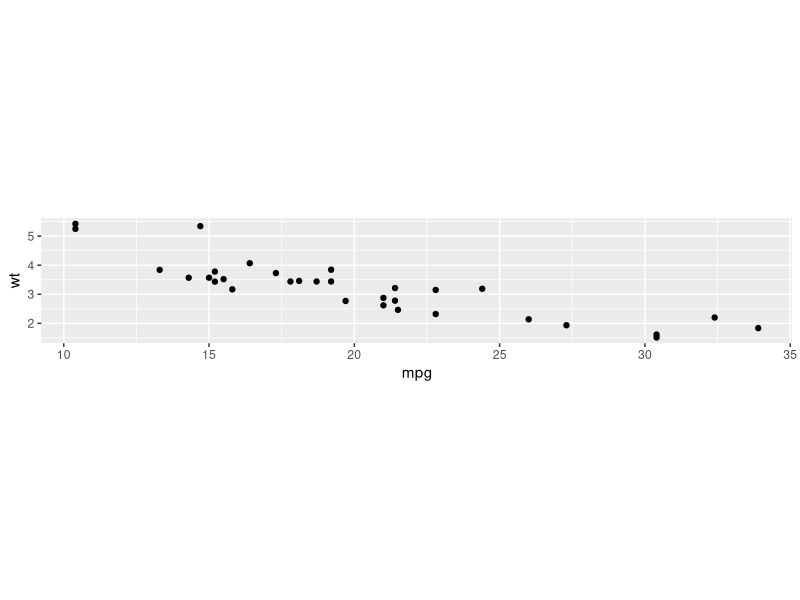
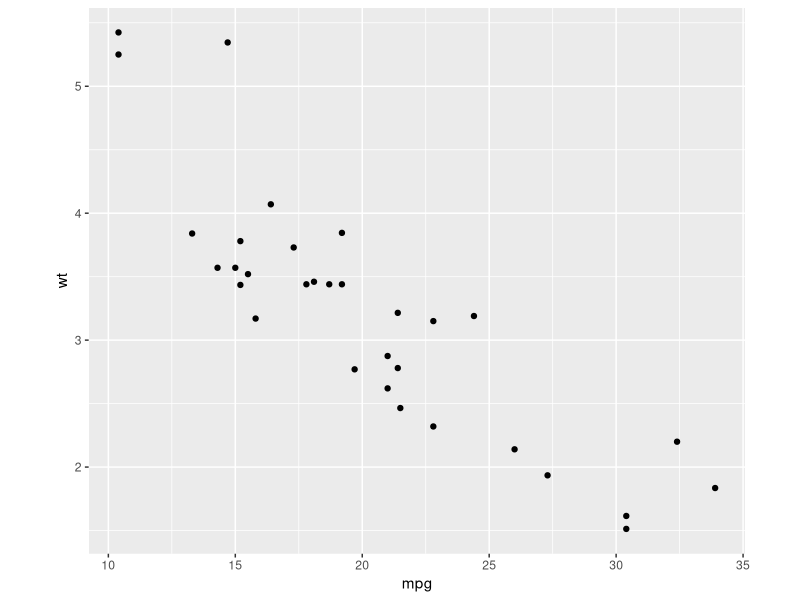
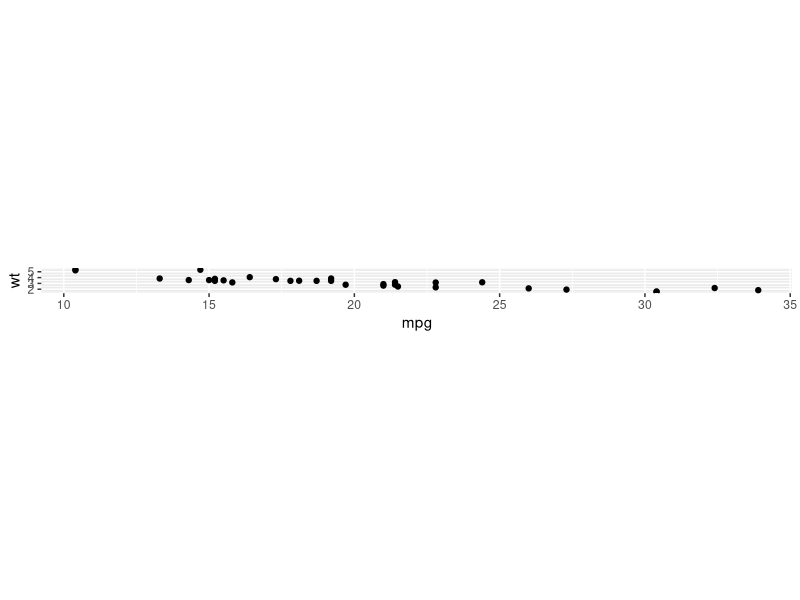
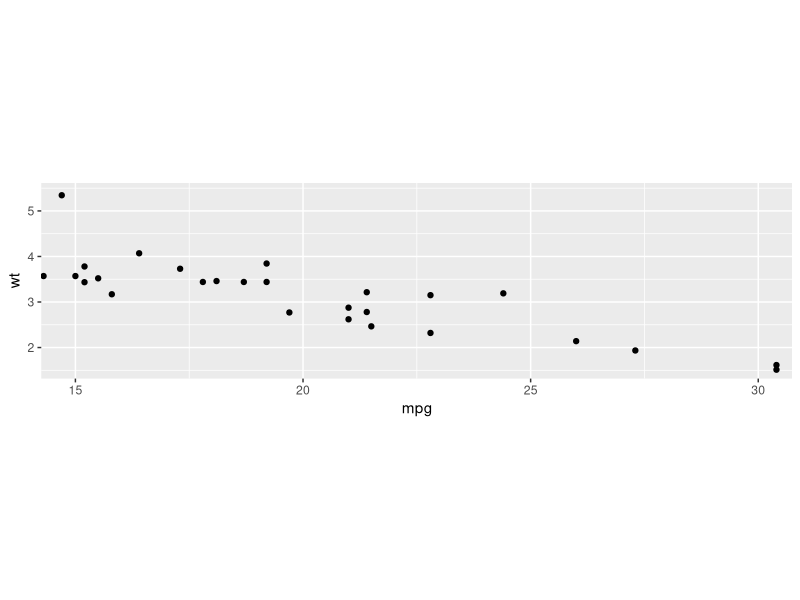

R code for these plots, in order:
# r2py crawler metadata
# package: ggplot2
# source_type: rd_example
# topic: coord_fixed.Rd
# source_file: C:\Users\bened\AppData\Local\R\win-library\4.5\ggplot2\help
# lines: 11

suppressPackageStartupMessages(library(ggplot2))
# ensures that the ranges of axes are equal to the specified ratio by
# adjusting the plot aspect ratio

p <- ggplot(mtcars, aes(mpg, wt)) + geom_point()
p + coord_fixed(ratio = 1)
p + coord_fixed(ratio = 5)
p + coord_fixed(ratio = 1/5)
p + coord_fixed(xlim = c(15, 30))

# Resize the plot to see that the specified aspect ratio is maintained
